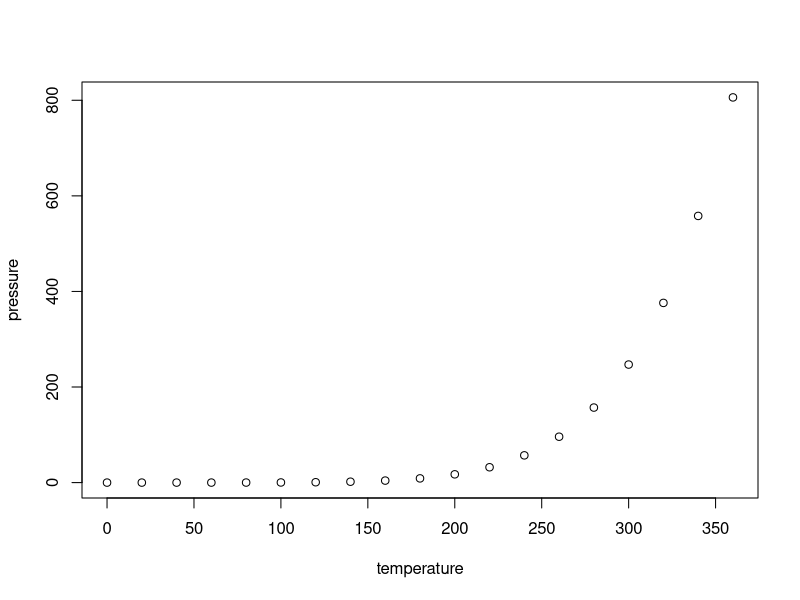
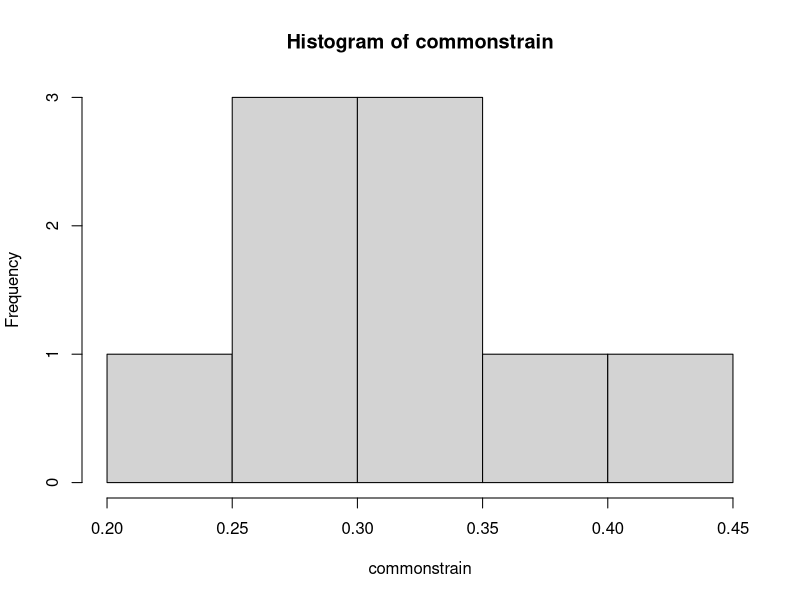
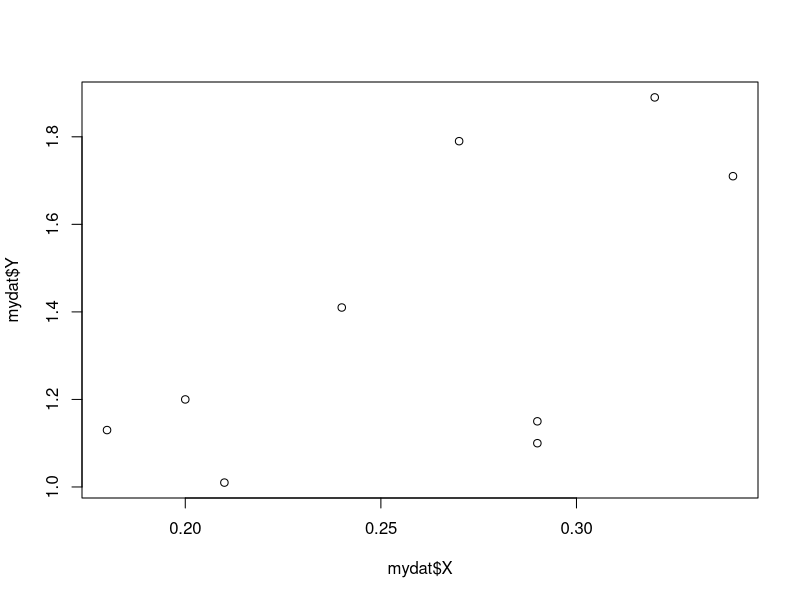
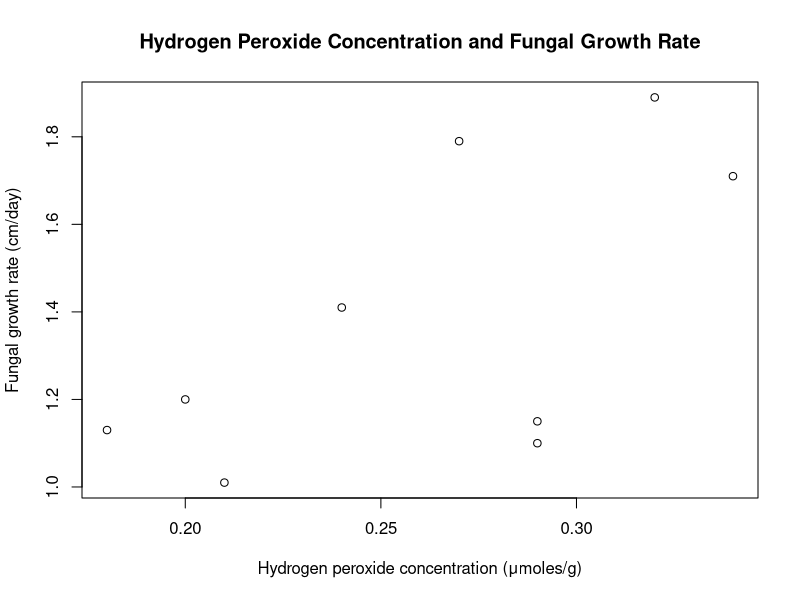
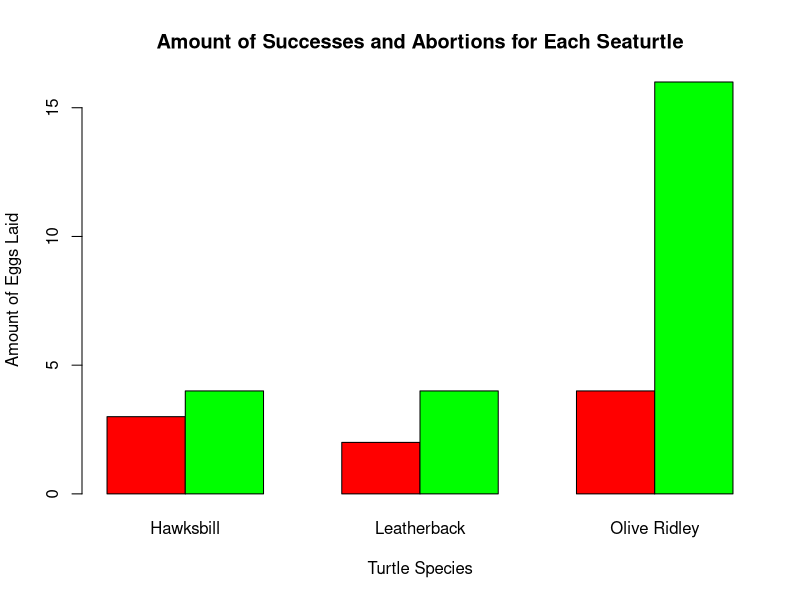
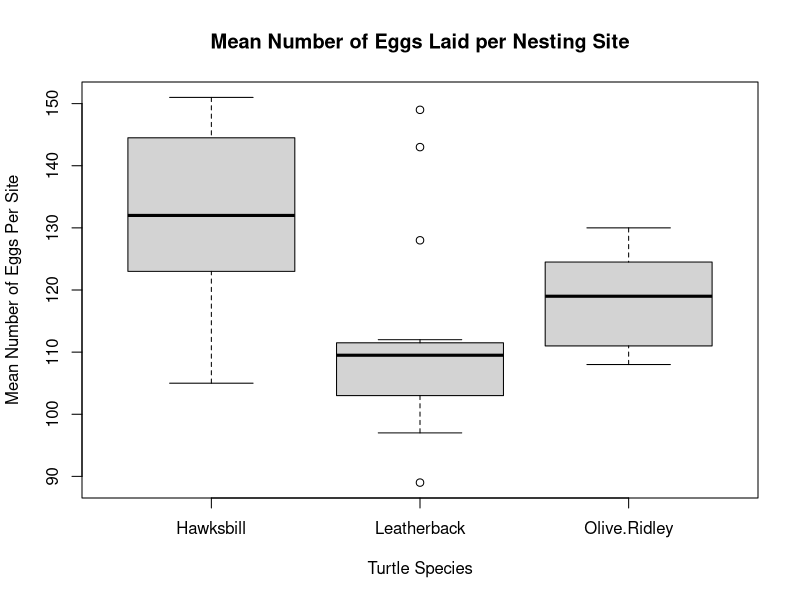
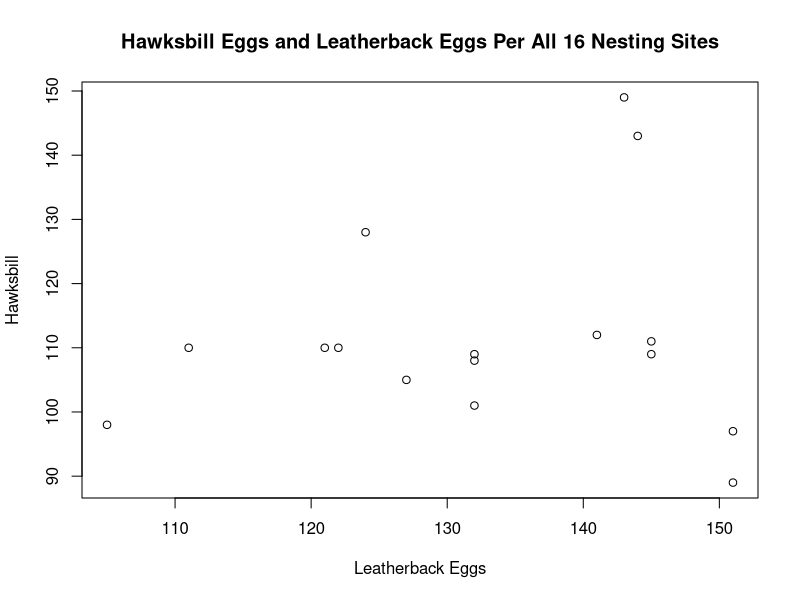

Reproduce these figures in R, in order.
## ---- chunk 1
knitr::opts_chunk$set(echo = TRUE)
## ---- chunk 2
summary(cars)
## ---- chunk 3
plot(pressure)
## ---- chunk 4
transA=c(0.17,0.20,0.13,0.20,0.24,0.25,0.15,0.21,0.21)
transB=c(0.71,0.21,0.34,0.32,0.33,0.29,0.18,0.20,0.25)
commonstrain=c(0.44,0.33,0.37,0.33,0.31,0.27,0.22,0.30,0.28)
## ---- chunk 5
mean(transA)-mean(transB)

## ---- chunk 6
mean(commonstrain)-mean(transA)
## ---- chunk 7
hist(commonstrain)
## ---- chunk 8
Peroxide=c(0.27,0.21,0.34,0.32,0.24,0.29,0.18,0.20,0.29)
Growth.rate=c(1.79,1.01,1.71,1.89,1.41,1.15,1.13,1.20,1.10)
## ---- chunk 9
mydat=data.frame('X'=Peroxide ,'Y'=Growth.rate)
plot(mydat$X,mydat$Y)
plot(mydat$X,mydat$Y,xlab='Hydrogen peroxide concentration (μmoles/g)',ylab='Fungal growth rate (cm/day)',main='Hydrogen Peroxide Concentration and Fungal Growth Rate')
## ---- chunk 10
my.dat=read.csv("Seaturtles2.csv")
my.table=table(my.dat$Nesting.Status,my.dat$Species)
my.table
## ---- chunk 11
barplot(my.table,main="Amount of Successes and Abortions for Each Seaturtle",xlab="Turtle Species",ylab="Amount of Eggs Laid",col=c('red','green'),beside=TRUE)
## ---- chunk 12
mean(my.table[2,])
sd(my.table[2,])
## ---- chunk 13
prop.table(my.table)
## ---- chunk 14
my.data=read.csv('Turtlesurvival.csv')
## ---- chunk 15
boxplot(my.data$Mean.Eggs~my.data$Species,xlab="Turtle Species",ylab="Mean Number of Eggs Per Site", main="Mean Number of Eggs Laid per Nesting Site")
## ---- chunk 16
plot(subset(my.data,my.data$Species=="Leatherback")[,2]~subset(my.data,my.data$Species=="Hawksbill")[,2],main='Hawksbill Eggs and Leatherback Eggs Per All 16 Nesting Sites',ylab="Hawksbill",xlab="Leatherback Eggs")
